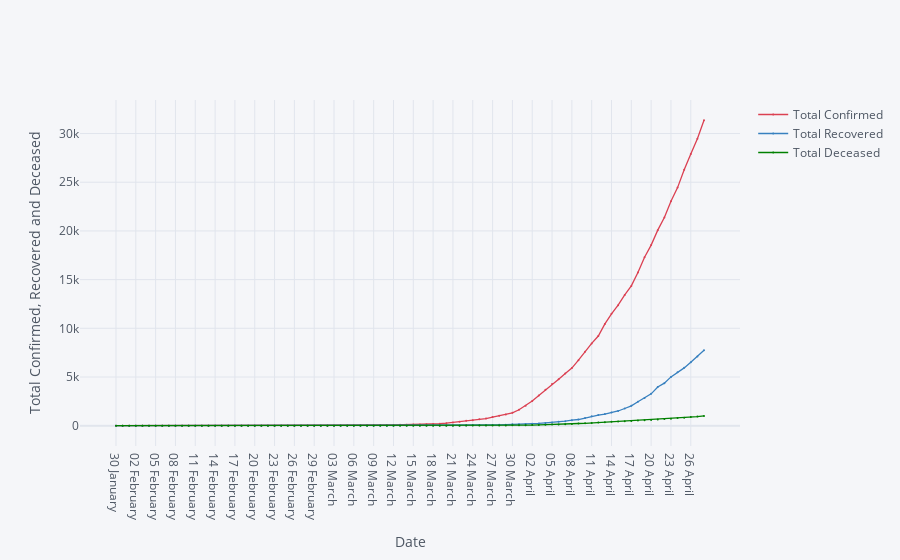

Here is the notebook cell this chart was saved with:
### Markdown cell above
# Total confirmed, recovered and deceased- datewise.

### Code cell
df6.iplot(kind= 'scatter', x= 'Date', y=['Total Confirmed', 'Total Recovered', 'Total Deceased'], mode= 'markers+lines', xTitle= 'Date', yTitle= 'Total Confirmed, Recovered and Deceased', color= ['red', 'blue', 'green'], size= 2)

### Figure 1 — Plotly figure (JSON) as saved in the notebook; plotly's stock layout.template omitted (floating-point values rounded to 4 significant figures)
{"data": [{"line": {"color": "rgba(219, 64, 82, 1.0)", "dash": "solid", "shape": "linear", "width": 1.3}, "marker": {"size": 2, "symbol": "circle"}, "mode": "markers+lines", "name": "Total Confirmed", "text": "", "type": "scatter", "x": ["30 January ", "31 January ", "01 February ", "02 February ", "03 February ", "04 February ", "05 February ", "06 February ", "07 February ", "08 February ", "09 February ", "10 February ", "11 February ", "12 February ", "13 February ", "14 February ", "15 February ", "16 February ", "17 February ", "18 February ", "19 February ", "20 February ", "21 February ", "22 February ", "23 February ", "24 February ", "25 February ", "26 February ", "27 February ", "28 February ", "29 February ", "01 March ", "02 March ", "03 March ", "04 March ", "05 March ", "06 March ", "07 March ", "08 March ", "09 March ", "10 March ", "11 March ", "12 March ", "13 March ", "14 March ", "15 March ", "16 March ", "17 March ", "18 March ", "19 March ", "20 March ", "21 March ", "22 March ", "23 March ", "24 March ", "25 March ", "26 March ", "27 March ", "28 March ", "29 March ", "30 March ", "31 March ", "01 April ", "02 April ", "03 April ", "04 April ", "05 April ", "06 April ", "07 April ", "08 April ", "09 April ", "10 April ", "11 April ", "12 April ", "13 April ", "14 April ", "15 April ", "16 April ", "17 April ", "18 April ", "19 April ", "20 April ", "21 April ", "22 April ", "23 April ", "24 April ", "25 April ", "26 April ", "27 April ", "28 April "], "y": [1, 1, 1, 2, 3, 3, 3, 3, 3, 3, 3, 3, 3, 3, 3, 3, 3, 3, 3, 3, 3, 3, 3, 3, 3, 3, 3, 3, 3, 3, 3, 3, 5, 6, 28, 30, 31, 34, 39, 48, 63, 71, 81, 91, 102, 112, 126, 146, 171, 198, 256, 334, 403, 497, 571, 657, 730, 883, 1019, 1139, 1326, 1635, 2059, 2545, 3105, 3684, 4293, 4777, 5350, 5915, 6728, 7599, 8453, 9211, 10454, 11485, 12371, 13432, 14354, 15725, 17305, 18544, 20081, 21373, 23040, 24448, 26283, 27890, 29458, 31360]}, {"line": {"color": "rgba(55, 128, 191, 1.0)", "dash": "solid", "shape": "linear", "width": 1.3}, "marker": {"size": 2, "symbol": "circle"}, "mode": "markers+lines", "name": "Total Recovered", "text": "", "type": "scatter", "x": ["30 January ", "31 January ", "01 February ", "02 February ", "03 February ", "04 February ", "05 February ", "06 February ", "07 February ", "08 February ", "09 February ", "10 February ", "11 February ", "12 February ", "13 February ", "14 February ", "15 February ", "16 February ", "17 February ", "18 February ", "19 February ", "20 February ", "21 February ", "22 February ", "23 February ", "24 February ", "25 February ", "26 February ", "27 February ", "28 February ", "29 February ", "01 March ", "02 March ", "03 March ", "04 March ", "05 March ", "06 March ", "07 March ", "08 March ", "09 March ", "10 March ", "11 March ", "12 March ", "13 March ", "14 March ", "15 March ", "16 March ", "17 March ", "18 March ", "19 March ", "20 March ", "21 March ", "22 March ", "23 March ", "24 March ", "25 March ", "26 March ", "27 March ", "28 March ", "29 March ", "30 March ", "31 March ", "01 April ", "02 April ", "03 April ", "04 April ", "05 April ", "06 April ", "07 April ", "08 April ", "09 April ", "10 April ", "11 April ", "12 April ", "13 April ", "14 April ", "15 April ", "16 April ", "17 April ", "18 April ", "19 April ", "20 April ", "21 April ", "22 April ", "23 April ", "24 April ", "25 April ", "26 April ", "27 April ", "28 April "], "y": [0, 0, 0, 0, 0, 0, 0, 0, 0, 0, 0, 0, 0, 0, 1, 1, 1, 2, 2, 2, 2, 3, 3, 3, 3, 3, 3, 3, 3, 3, 3, 3, 3, 3, 3, 3, 3, 3, 3, 3, 4, 4, 4, 10, 10, 13, 14, 15, 15, 20, 23, 23, 23, 25, 40, 43, 50, 75, 85, 102, 137, 150, 169, 191, 230, 286, 329, 394, 469, 565, 635, 786, 972, 1086, 1198, 1365, 1509, 1767, 2040, 2466, 2854, 3273, 3976, 4370, 5012, 5496, 5938, 6523, 7110, 7747]}, {"line": {"color": "rgba(0, 128, 0, 1.0)", "dash": "solid", "shape": "linear", "width": 1.3}, "marker": {"size": 2, "symbol": "circle"}, "mode": "markers+lines", "name": "Total Deceased", "text": "", "type": "scatter", "x": ["30 January ", "31 January ", "01 February ", "02 February ", "03 February ", "04 February ", "05 February ", "06 February ", "07 February ", "08 February ", "09 February ", "10 February ", "11 February ", "12 February ", "13 February ", "14 February ", "15 February ", "16 February ", "17 February ", "18 February ", "19 February ", "20 February ", "21 February ", "22 February ", "23 February ", "24 February ", "25 February ", "26 February ", "27 February ", "28 February ", "29 February ", "01 March ", "02 March ", "03 March ", "04 March ", "05 March ", "06 March ", "07 March ", "08 March ", "09 March ", "10 March ", "11 March ", "12 March ", "13 March ", "14 March ", "15 March ", "16 March ", "17 March ", "18 March ", "19 March ", "20 March ", "21 March ", "22 March ", "23 March ", "24 March ", "25 March ", "26 March ", "27 March ", "28 March ", "29 March ", "30 March ", "31 March ", "01 April ", "02 April ", "03 April ", "04 April ", "05 April ", "06 April ", "07 April ", "08 April ", "09 April ", "10 April ", "11 April ", "12 April ", "13 April ", "14 April ", "15 April ", "16 April ", "17 April ", "18 April ", "19 April ", "20 April ", "21 April ", "22 April ", "23 April ", "24 April ", "25 April ", "26 April ", "27 April ", "28 April "], "y": [0, 0, 0, 0, 0, 0, 0, 0, 0, 0, 0, 0, 0, 0, 0, 0, 0, 0, 0, 0, 0, 0, 0, 0, 0, 0, 0, 0, 0, 0, 0, 0, 0, 0, 0, 0, 0, 0, 0, 0, 0, 0, 1, 1, 2, 2, 2, 3, 3, 4, 4, 4, 7, 9, 10, 11, 16, 19, 24, 27, 41, 47, 53, 69, 83, 96, 118, 134, 161, 181, 227, 249, 290, 332, 359, 396, 423, 449, 487, 522, 560, 593, 646, 682, 722, 781, 825, 881, 939, 1008]}], "layout": {"legend": {"bgcolor": "#F5F6F9", "font": {"color": "#4D5663"}}, "paper_bgcolor": "#F5F6F9", "plot_bgcolor": "#F5F6F9", "title": {"font": {"color": "#4D5663"}}, "xaxis": {"gridcolor": "#E1E5ED", "showgrid": true, "tickfont": {"color": "#4D5663"}, "title": {"font": {"color": "#4D5663"}, "text": "Date"}, "zerolinecolor": "#E1E5ED"}, "yaxis": {"gridcolor": "#E1E5ED", "showgrid": true, "tickfont": {"color": "#4D5663"}, "title": {"font": {"color": "#4D5663"}, "text": "Total Confirmed, Recovered and Deceased"}, "zerolinecolor": "#E1E5ED"}}}
